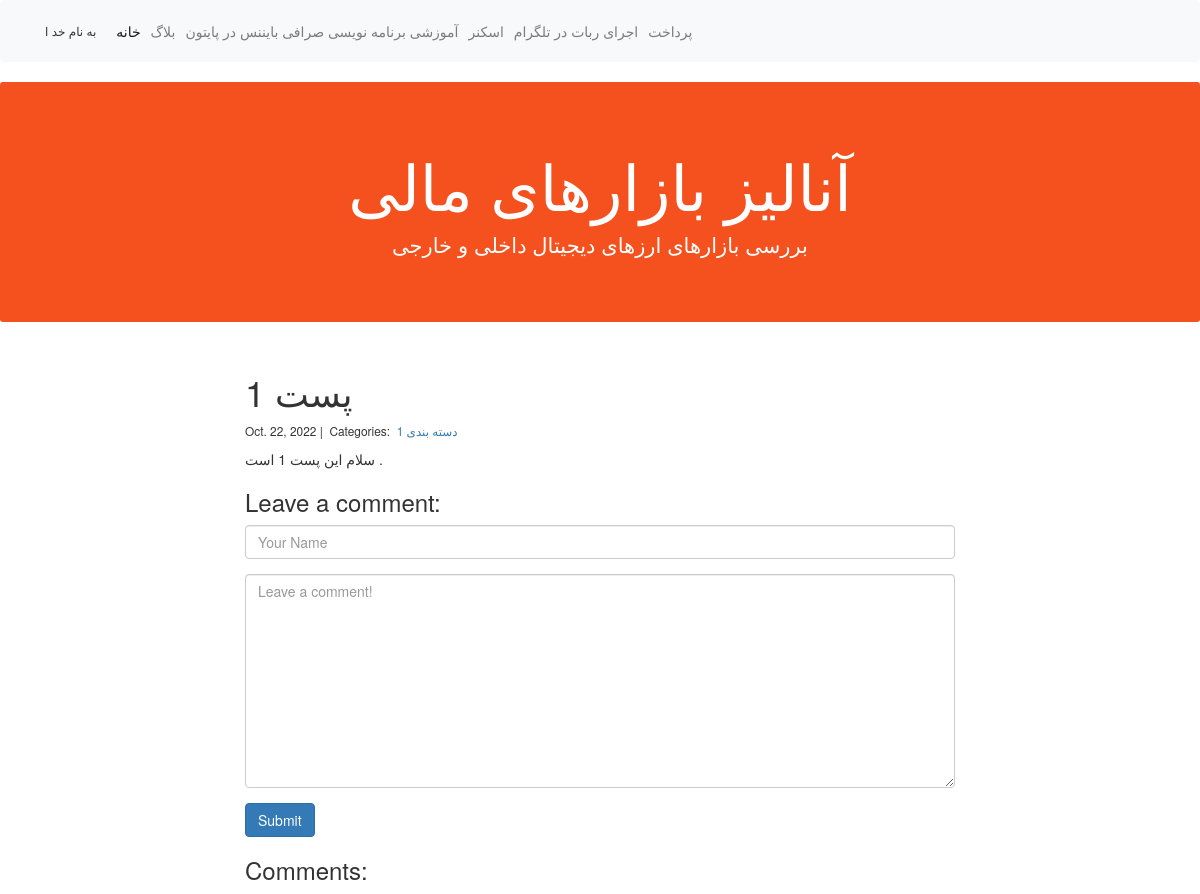
Page /blog/1/ on the committed database.
### blog/models.py (models this page shows)
class Post(models.Model):
       title=models.CharField(max_length=25)
       body=models.TextField()
       created_on=models.DateTimeField(auto_now_add=True)
       last_modified=models.DateTimeField(auto_now=True)
       categories=models.ManyToManyField('Category',related_name='posts')

class Category(models.Model):
       name=models.CharField(max_length=20)

### blog/views.py (the view, shortened to what this page needs)
# urls.py: path("<int:pk>/",views.blog_detail,name="blog_detail"),
def blog_detail(request, pk):#input :int
    print('hi')
    post = Post.objects.get(pk=pk)
    print(post)
    form = CommentForm()
    print(form)
    print("hi2")
    print('hi4')
    comments = Comment.objects.filter(post=post)
    context = {
        "post": post,
        "comments": comments,
        "form": form,
    }
    print(context.values())
    return render(request, "blog_detail.html", context)

### blog/forms.py
class CommentForm(forms.Form):
    author = forms.CharField(
        max_length=60,
        widget=forms.TextInput(attrs={
            "class": "form-control",
            "placeholder": "Your Name"
        })
         )
    body = forms.CharField(widget=forms.Textarea(
        attrs={
            "class": "form-control",
            "placeholder": "Leave a comment!"
        })
    )

### blog/templates/blog_detail.html (shortened to what this page needs)
{% extends "base.html" %}
{% block page_content %}
<div class="col-md-8 offset-md-2">
    <h1>{{ post.title }}</h1>
    <small>
        {{ post.created_on.date }} |&nbsp;
        Categories:&nbsp;
        {% for category in post.categories.all %}
        <a href="{% url 'blog_category' category.name %}">
            {{ category.name }}
        </a>&nbsp;
        {% endfor %}
    </small>
    <p>{{ post.body | linebreaks }}</p>
    <h3>Leave a comment:</h3>
    <form action="/blog/{{ post.pk }}/" method="post">
        <div class="form-group">
            {{ form.author }}
        </div>
        <div class="form-group">
            {{ form.body }}
        </div>
        <button type="submit" class="btn btn-primary">Submit</button>
    </form>
    <h3>Comments:</h3>
</div>
{% endblock %}

### rows in the picture
Post: title "پست 1", created_on "Oct. 22, 2022", body "سلام این پست 1 است ."
Category: name "دسته بندی 1"
